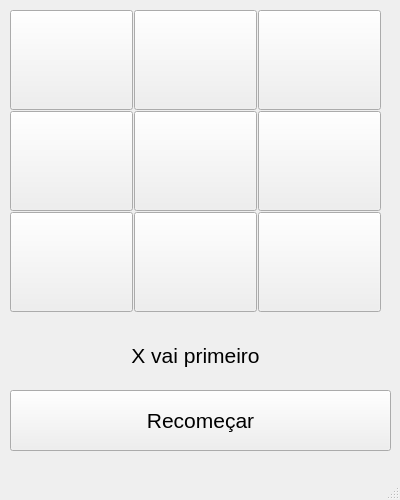
<?xml version="1.0" encoding="UTF-8"?>
<ui version="4.0">
 <class>MainWindow</class>
 <widget class="QMainWindow" name="MainWindow">
  <property name="geometry">
   <rect>
    <x>0</x>
    <y>0</y>
    <width>400</width>
    <height>500</height>
   </rect>
  </property>
  <property name="windowTitle">
   <string>MainWindow</string>
  </property>
  <widget class="QWidget" name="centralwidget">
   <widget class="QWidget" name="gridLayoutWidget">
    <property name="geometry">
     <rect>
      <x>10</x>
      <y>10</y>
      <width>371</width>
      <height>304</height>
     </rect>
    </property>
    <layout class="QGridLayout" name="gridLayout">
     <property name="spacing">
      <number>1</number>
     </property>
     <item row="2" column="1">
      <widget class="QPushButton" name="pushButton_6">
       <property name="sizePolicy">
        <sizepolicy hsizetype="Minimum" vsizetype="Fixed">
         <horstretch>100</horstretch>
         <verstretch>100</verstretch>
        </sizepolicy>
       </property>
       <property name="minimumSize">
        <size>
         <width>100</width>
         <height>100</height>
        </size>
       </property>
       <property name="font">
        <font>
         <pointsize>48</pointsize>
        </font>
       </property>
       <property name="text">
        <string/>
       </property>
      </widget>
     </item>
     <item row="0" column="0">
      <widget class="QPushButton" name="pushButton_1">
       <property name="sizePolicy">
        <sizepolicy hsizetype="Minimum" vsizetype="Fixed">
         <horstretch>100</horstretch>
         <verstretch>100</verstretch>
        </sizepolicy>
       </property>
       <property name="minimumSize">
        <size>
         <width>100</width>
         <height>100</height>
        </size>
       </property>
       <property name="font">
        <font>
         <pointsize>48</pointsize>
        </font>
       </property>
       <property name="text">
        <string/>
       </property>
      </widget>
     </item>
     <item row="1" column="1">
      <widget class="QPushButton" name="pushButton_5">
       <property name="sizePolicy">
        <sizepolicy hsizetype="Minimum" vsizetype="Fixed">
         <horstretch>100</horstretch>
         <verstretch>100</verstretch>
        </sizepolicy>
       </property>
       <property name="minimumSize">
        <size>
         <width>100</width>
         <height>100</height>
        </size>
       </property>
       <property name="font">
        <font>
         <pointsize>48</pointsize>
        </font>
       </property>
       <property name="text">
        <string/>
       </property>
      </widget>
     </item>
     <item row="1" column="0">
      <widget class="QPushButton" name="pushButton_2">
       <property name="sizePolicy">
        <sizepolicy hsizetype="Minimum" vsizetype="Fixed">
         <horstretch>100</horstretch>
         <verstretch>100</verstretch>
        </sizepolicy>
       </property>
       <property name="minimumSize">
        <size>
         <width>100</width>
         <height>100</height>
        </size>
       </property>
       <property name="font">
        <font>
         <pointsize>48</pointsize>
        </font>
       </property>
       <property name="text">
        <string/>
       </property>
      </widget>
     </item>
     <item row="2" column="0">
      <widget class="QPushButton" name="pushButton_3">
       <property name="sizePolicy">
        <sizepolicy hsizetype="Minimum" vsizetype="Fixed">
         <horstretch>100</horstretch>
         <verstretch>100</verstretch>
        </sizepolicy>
       </property>
       <property name="minimumSize">
        <size>
         <width>100</width>
         <height>100</height>
        </size>
       </property>
       <property name="font">
        <font>
         <pointsize>48</pointsize>
        </font>
       </property>
       <property name="text">
        <string/>
       </property>
      </widget>
     </item>
     <item row="0" column="1">
      <widget class="QPushButton" name="pushButton_4">
       <property name="sizePolicy">
        <sizepolicy hsizetype="Minimum" vsizetype="Fixed">
         <horstretch>100</horstretch>
         <verstretch>100</verstretch>
        </sizepolicy>
       </property>
       <property name="minimumSize">
        <size>
         <width>100</width>
         <height>100</height>
        </size>
       </property>
       <property name="font">
        <font>
         <pointsize>48</pointsize>
        </font>
       </property>
       <property name="text">
        <string/>
       </property>
      </widget>
     </item>
     <item row="0" column="2">
      <widget class="QPushButton" name="pushButton_7">
       <property name="sizePolicy">
        <sizepolicy hsizetype="Minimum" vsizetype="Fixed">
         <horstretch>100</horstretch>
         <verstretch>100</verstretch>
        </sizepolicy>
       </property>
       <property name="minimumSize">
        <size>
         <width>100</width>
         <height>100</height>
        </size>
       </property>
       <property name="font">
        <font>
         <pointsize>48</pointsize>
        </font>
       </property>
       <property name="text">
        <string/>
       </property>
      </widget>
     </item>
     <item row="1" column="2">
      <widget class="QPushButton" name="pushButton_8">
       <property name="sizePolicy">
        <sizepolicy hsizetype="Minimum" vsizetype="Fixed">
         <horstretch>100</horstretch>
         <verstretch>100</verstretch>
        </sizepolicy>
       </property>
       <property name="minimumSize">
        <size>
         <width>100</width>
         <height>100</height>
        </size>
       </property>
       <property name="font">
        <font>
         <pointsize>48</pointsize>
        </font>
       </property>
       <property name="text">
        <string/>
       </property>
      </widget>
     </item>
     <item row="2" column="2">
      <widget class="QPushButton" name="pushButton_9">
       <property name="sizePolicy">
        <sizepolicy hsizetype="Minimum" vsizetype="Fixed">
         <horstretch>100</horstretch>
         <verstretch>100</verstretch>
        </sizepolicy>
       </property>
       <property name="minimumSize">
        <size>
         <width>100</width>
         <height>100</height>
        </size>
       </property>
       <property name="font">
        <font>
         <pointsize>48</pointsize>
        </font>
       </property>
       <property name="text">
        <string/>
       </property>
      </widget>
     </item>
    </layout>
   </widget>
   <widget class="QPushButton" name="pushButton_10">
    <property name="geometry">
     <rect>
      <x>10</x>
      <y>390</y>
      <width>381</width>
      <height>61</height>
     </rect>
    </property>
    <property name="font">
     <font>
      <pointsize>16</pointsize>
     </font>
    </property>
    <property name="text">
     <string>Recomeçar</string>
    </property>
   </widget>
   <widget class="QLabel" name="label">
    <property name="geometry">
     <rect>
      <x>20</x>
      <y>340</y>
      <width>351</width>
      <height>31</height>
     </rect>
    </property>
    <property name="font">
     <font>
      <pointsize>16</pointsize>
     </font>
    </property>
    <property name="text">
     <string>X vai primeiro</string>
    </property>
    <property name="alignment">
     <set>Qt::AlignCenter</set>
    </property>
   </widget>
  </widget>
  <widget class="QMenuBar" name="menubar">
   <property name="geometry">
    <rect>
     <x>0</x>
     <y>0</y>
     <width>400</width>
     <height>21</height>
    </rect>
   </property>
  </widget>
  <widget class="QStatusBar" name="statusbar"/>
 </widget>
 <resources/>
 <connections/>
</ui>
